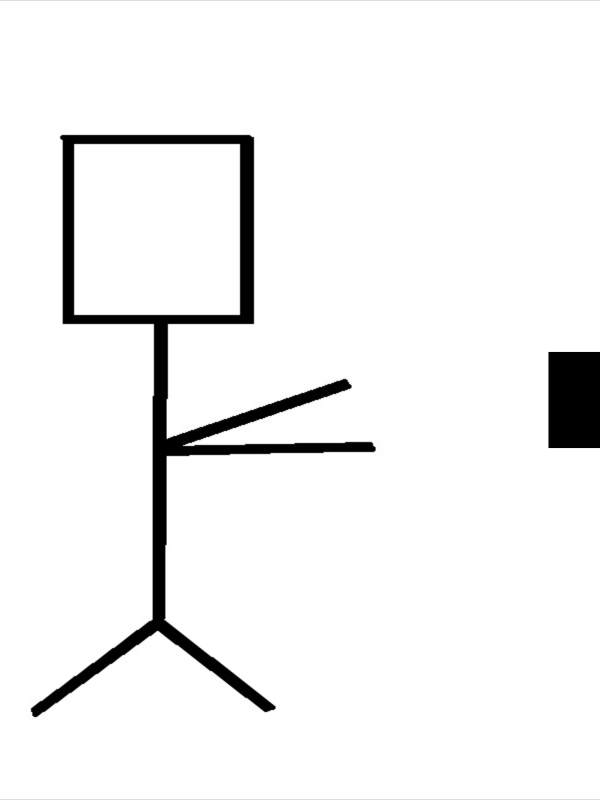
#> input picture frame 90 of OpenCv/man.mp4, 1200 x 1600 px (shown at 1/2 size)
$ python envisage.py   (older library calls are emulated)
#> lines starting #> are read from the running program, lines starting #| are printed output that depends on the picture; after the words box and inside, x2 and y2 are one past the last pixel; in counts of white or black regions, pixels touching at a corner belong together
import numpy as np
from PIL import Image
import cv2
import os

def printview(a):
    for i in range(16):
        for j in range(24):
            if(a[i][j]==0):
                print('  ',end='')
            else:
                print('* ',end='')
        print('')

cap = cv2.VideoCapture('man.mp4')

fin = np.zeros((16,24));

while(cap.isOpened()):
    ret, frame = cap.read()
#> frame is the input picture: shape (1600, 1200, 3); min 0, max 255, mean 242
    imgray = cv2.cvtColor(frame, cv2.COLOR_BGR2GRAY)
    ret, thresh = cv2.threshold(imgray, 127, 255, 0)
#> thresh: shape (1600, 1200); 94.9% white; 2 black regions
    im2, contours, hierarchy = cv2.findContours(thresh, cv2.RETR_TREE, cv2.CHAIN_APPROX_SIMPLE)
#> contours = 3 contours; box (x1, y1, x2, y2) and area: (0, 0, 1200, 1600) 1897323, (61, 269, 752, 1435) 193904, (148, 288, 480, 630) 112870
    cv2.drawContours(im2, contours, -1, (255,255,255), 20)
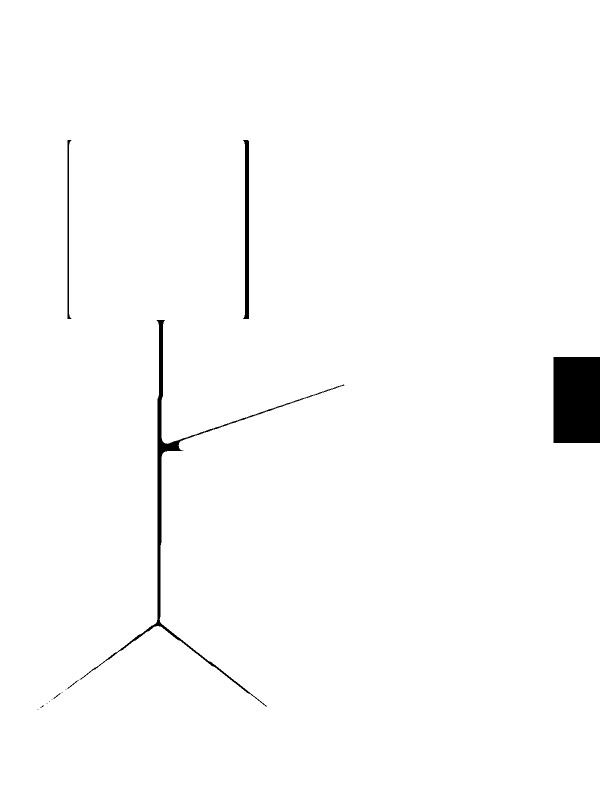
#> im2: shape (1600, 1200) (shown at 1/2 size); 98.6% white; 13 black regions (7 under 20 px), largest, box (x1, y1, x2, y2) and area: (1107, 714, 1200, 886) 15996, (159, 640, 689, 1413) 7700, (486, 280, 498, 638) 2891, (135, 280, 143, 638) 1114, (134, 1360, 158, 1378) 50, (106, 1386, 122, 1398) 32
    cv2.imwrite('cfi1.jpg',im2)
    #img = im2.resize((int(12),int(16)), Image.ANTIALIAS)

    basewidth = 12
    img = Image.open('cfi1.jpg')
    hsize = 16
    img = img.resize((basewidth,hsize), Image.ANTIALIAS)
    img.save('cfi3.jpg')

    test = cv2.imread('cfi3.jpg',0)
    test = 255-test
    _,test1 = cv2.threshold(test,30,255,0)
    for i in range(24):
        if(i%2!=0):
            fin[:,i]=test1[:,int(i/2)]
    printview(fin)
    os.system('clear') #cls on windows , clear on linux/mac ox

cv2.destroyAllWindows();

$ run again, starting later in the video
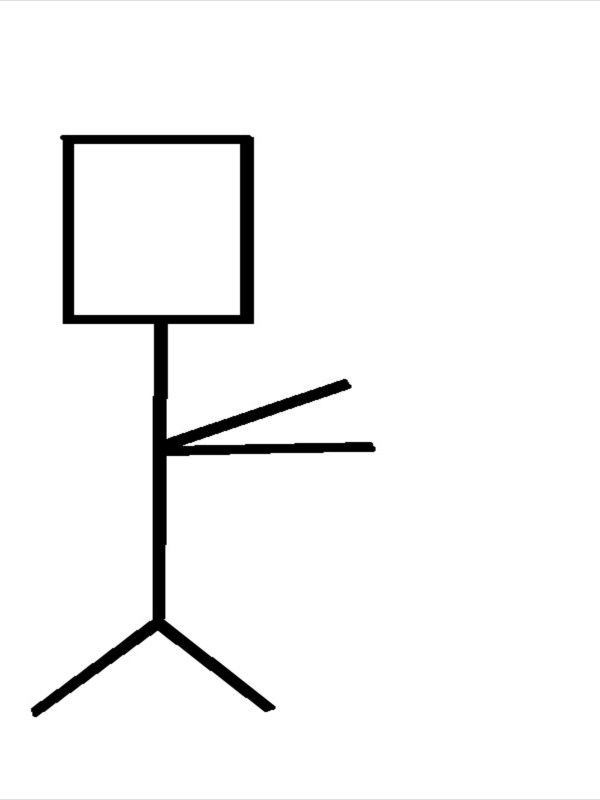
#> input picture frame 405 of OpenCv/man.mp4, 1200 x 1600 px (shown at 1/2 size)
#> frame is the input picture: shape (1600, 1200, 3); min 0, max 255, mean 244.6
#> thresh: shape (1600, 1200); 96% white; 1 black region
#> contours = 3 contours; box (x1, y1, x2, y2) and area: (0, 0, 1200, 1600) 1917201, (61, 269, 752, 1435) 193904, (148, 288, 480, 630) 112870
#> `cv2.drawContours(im2, contours, -1, (255,255,255), 20)`:
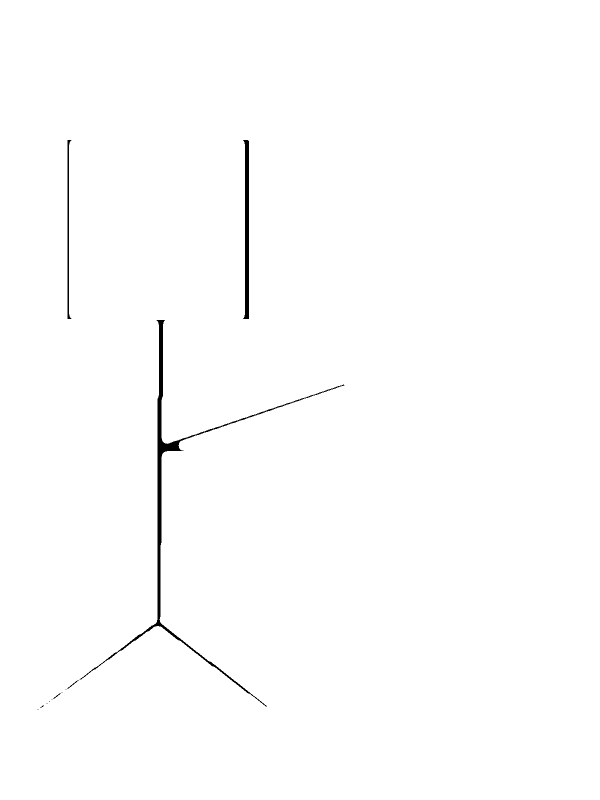
#> im2: shape (1600, 1200) (shown at 1/2 size); 99.4% white; 12 black regions (7 under 20 px), largest, box (x1, y1, x2, y2) and area: (159, 640, 689, 1413) 7700, (486, 280, 498, 638) 2891, (135, 280, 143, 638) 1114, (134, 1360, 158, 1378) 50, (106, 1386, 122, 1398) 32

$ run again, starting later in the video
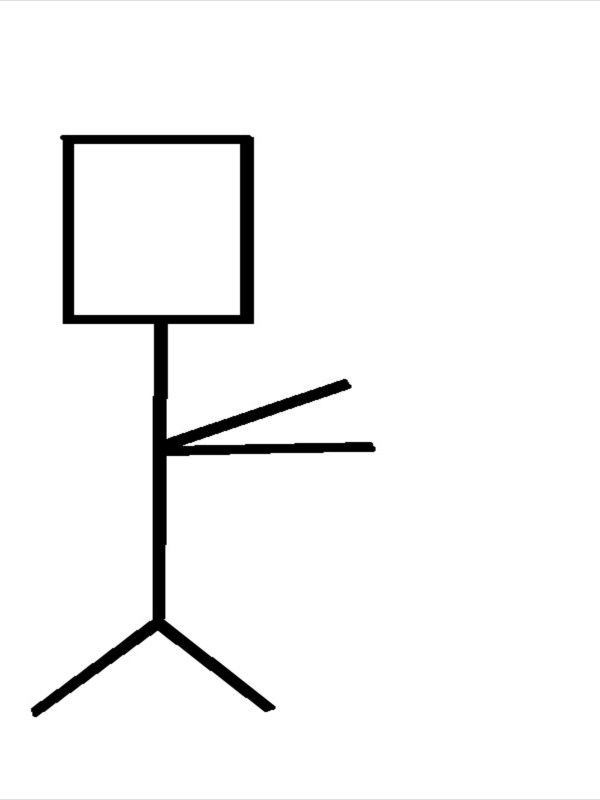
#> input picture frame 720 of OpenCv/man.mp4, 1200 x 1600 px (shown at 1/2 size)
#> frame is the input picture: shape (1600, 1200, 3); min 0, max 255, mean 244.6
#> thresh: shape (1600, 1200); 96% white; 1 black region
#> contours = 3 contours; box (x1, y1, x2, y2) and area: (0, 0, 1200, 1600) 1917201, (61, 269, 752, 1435) 193904, (148, 288, 480, 630) 112870
#> `cv2.drawContours(im2, contours, -1, (255,255,255), 20)`:
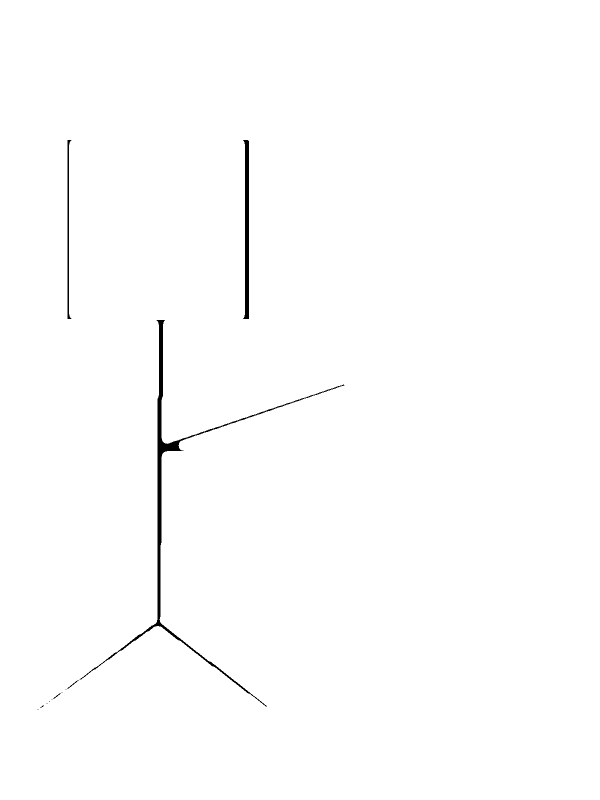
#> im2: shape (1600, 1200) (shown at 1/2 size); 99.4% white; 12 black regions (7 under 20 px), largest, box (x1, y1, x2, y2) and area: (159, 640, 689, 1413) 7700, (486, 280, 498, 638) 2891, (135, 280, 143, 638) 1114, (134, 1360, 158, 1378) 50, (106, 1386, 122, 1398) 32
